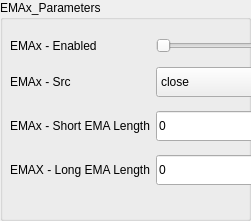
              <widget class="QGroupBox" name="grpBox_EMAx_parameters">
               <property name="geometry">
                <rect>
                 <x>20</x>
                 <y>280</y>
                 <width>251</width>
                 <height>221</height>
                </rect>
               </property>
               <property name="title">
                <string>EMAx_Parameters</string>
               </property>
               <property name="Combinear.qss" stdset="0">
                <string notr="true"/>
               </property>
               <widget class="QWidget" name="layoutWidget_27">
                <property name="geometry">
                 <rect>
                  <x>10</x>
                  <y>30</y>
                  <width>422</width>
                  <height>164</height>
                 </rect>
                </property>
                <layout class="QGridLayout" name="gridLayout_56">
                 <item row="0" column="0">
                  <widget class="QLabel" name="lblMptEnabled_24">
                   <property name="text">
                    <string>EMAx - Enabled</string>
                   </property>
                   <property name="Combinear.qss" stdset="0">
                    <string notr="true"/>
                   </property>
                  </widget>
                 </item>
                 <item row="0" column="1">
                  <widget class="QSlider" name="hSlider_SELL_IndicatorEnabled_31">
                   <property name="maximum">
                    <number>5</number>
                   </property>
                   <property name="orientation">
                    <enum>Qt::Horizontal</enum>
                   </property>
                   <property name="Combinear.qss" stdset="0">
                    <string notr="true"/>
                   </property>
                  </widget>
                 </item>
                 <item row="3" column="0">
                  <widget class="QLabel" name="asdasdLabel_6">
                   <property name="text">
                    <string>EMAX - Long EMA Length</string>
                   </property>
                   <property name="Combinear.qss" stdset="0">
                    <string notr="true"/>
                   </property>
                  </widget>
                 </item>
                 <item row="2" column="1">
                  <widget class="QLineEdit" name="txtEmaxShortEmaPeriod_6">
                   <property name="minimumSize">
                    <size>
                     <width>0</width>
                     <height>30</height>
                    </size>
                   </property>
                   <property name="text">
                    <string>0</string>
                   </property>
                   <property name="Combinear.qss" stdset="0">
                    <string notr="true"/>
                   </property>
                  </widget>
                 </item>
                 <item row="3" column="1">
                  <widget class="QLineEdit" name="txtEmaxLongEmaPeriod_6">
                   <property name="minimumSize">
                    <size>
                     <width>0</width>
                     <height>30</height>
                    </size>
                   </property>
                   <property name="text">
                    <string>0</string>
                   </property>
                   <property name="Combinear.qss" stdset="0">
                    <string notr="true"/>
                   </property>
                  </widget>
                 </item>
                 <item row="1" column="0">
                  <widget class="QLabel" name="asdaLabel_11">
                   <property name="text">
                    <string>EMAx - Src</string>
                   </property>
                   <property name="Combinear.qss" stdset="0">
                    <string notr="true"/>
                   </property>
                  </widget>
                 </item>
                 <item row="2" column="0">
                  <widget class="QLabel" name="asdaLabel_12">
                   <property name="text">
                    <string>EMAx - Short EMA Length</string>
                   </property>
                   <property name="Combinear.qss" stdset="0">
                    <string notr="true"/>
                   </property>
                  </widget>
                 </item>
                 <item row="1" column="1">
                  <widget class="QComboBox" name="drpEmaxAppliedPrice_6">
                   <property name="minimumSize">
                    <size>
                     <width>0</width>
                     <height>30</height>
                    </size>
                   </property>
                   <property name="Combinear.qss" stdset="0">
                    <string notr="true"/>
                   </property>
                   <item>
                    <property name="text">
                     <string>close</string>
                    </property>
                   </item>
                   <item>
                    <property name="text">
                     <string>open</string>
                    </property>
                   </item>
                   <item>
                    <property name="text">
                     <string>high</string>
                    </property>
                   </item>
                   <item>
                    <property name="text">
                     <string>low</string>
                    </property>
                   </item>
                   <item>
                    <property name="text">
                     <string>HL2</string>
                    </property>
                   </item>
                   <item>
                    <property name="text">
                     <string>HLC3</string>
                    </property>
                   </item>
                   <item>
                    <property name="text">
                     <string>OHLC</string>
                    </property>
                   </item>
                  </widget>
                 </item>
                 <item row="1" column="2">
                  <spacer name="horizontalSpacer_36">
                   <property name="orientation">
                    <enum>Qt::Horizontal</enum>
                   </property>
                   <property name="sizeHint" stdset="0">
                    <size>
                     <width>40</width>
                     <height>20</height>
                    </size>
                   </property>
                  </spacer>
                 </item>
                </layout>
               </widget>
              </widget>
